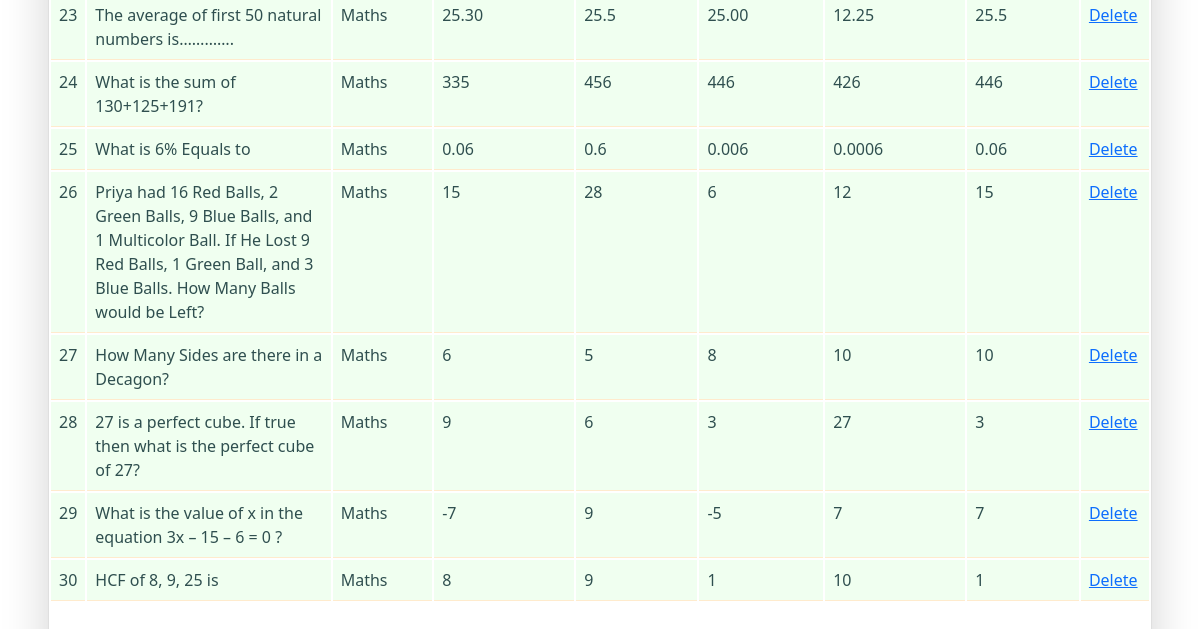
/result (lower part), run on an earlier commit of the app's database.
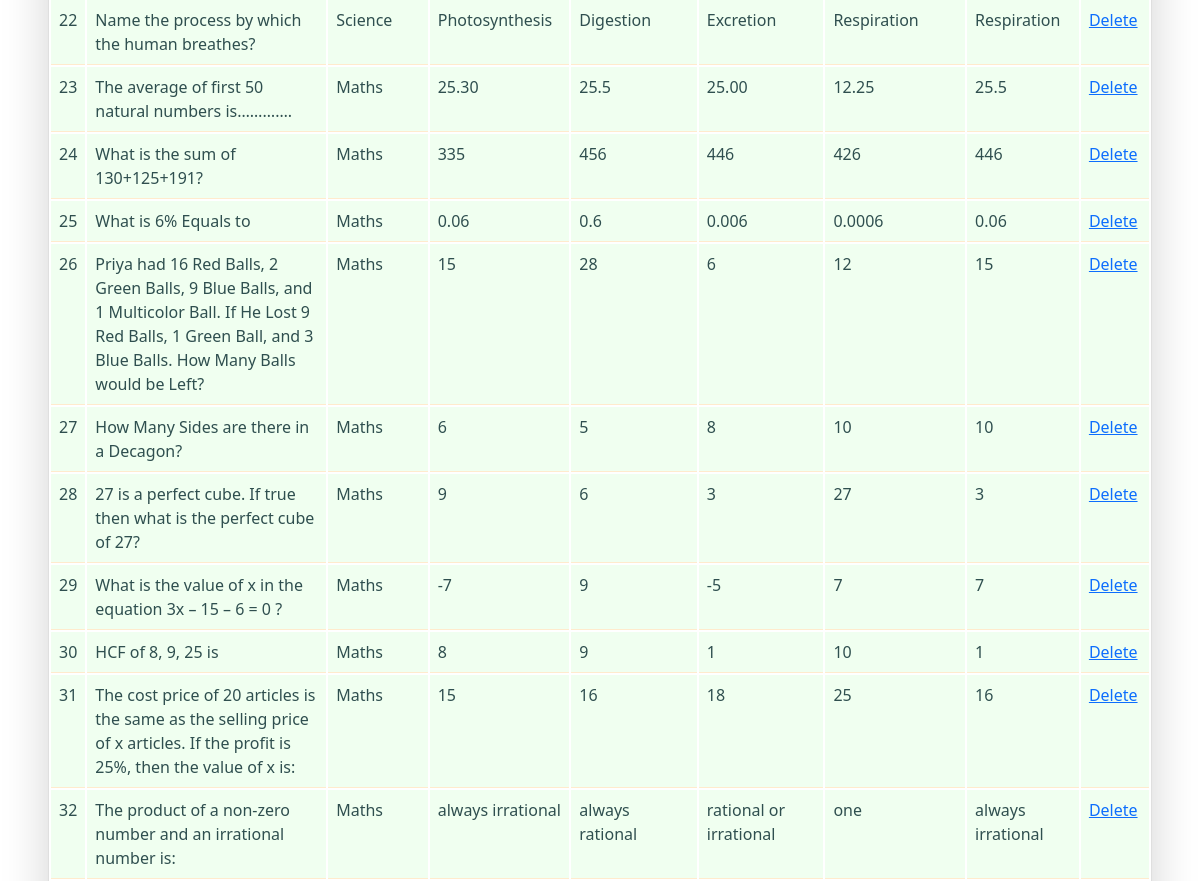
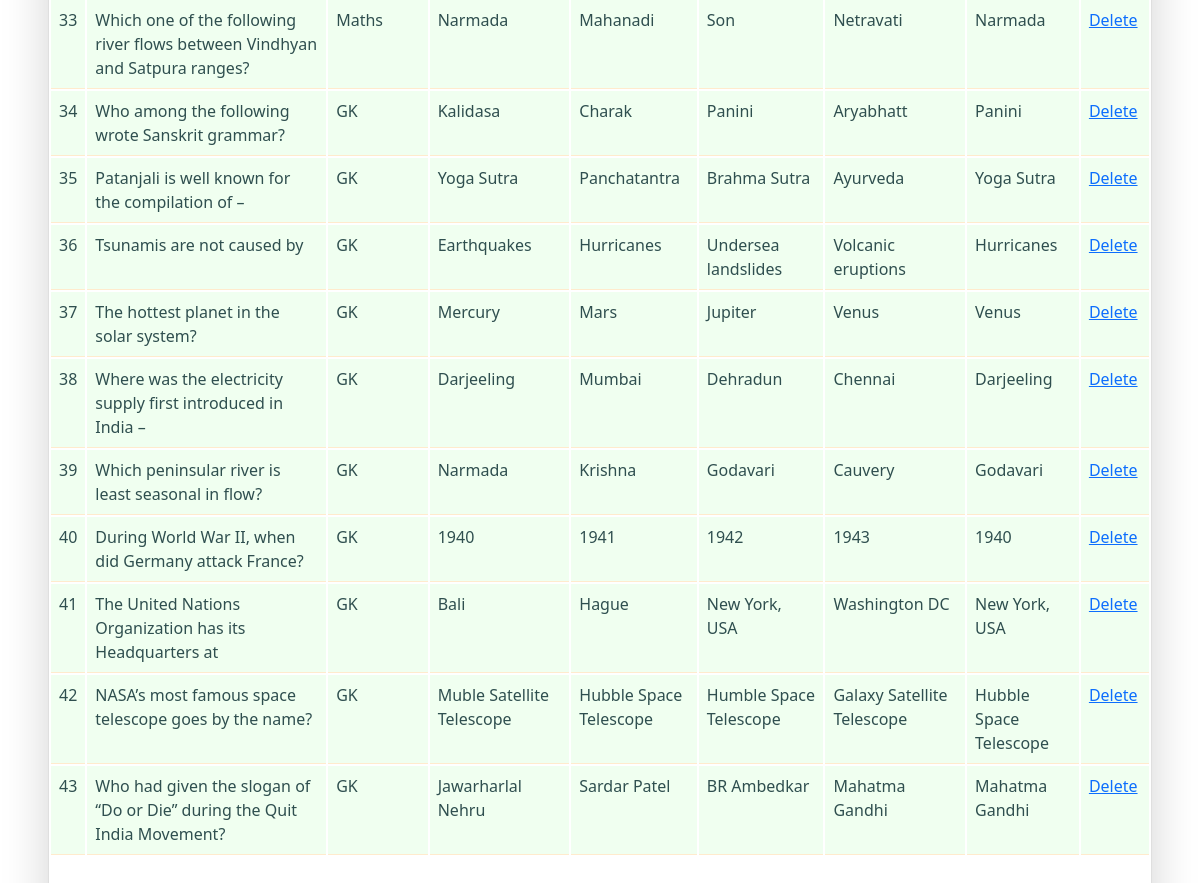
And on a later commit of the database (2 pictures, top to bottom).
### database.py (models this page shows, shortened)
class Question(Base):
    __tablename__ = 'questions'
    id = Column(Integer, primary_key=True)
    title = Column(String(255), nullable=False, unique=True)
    op1 = Column(String(255), nullable=False)
    op2 = Column(String(255), nullable=False)
    op3 = Column(String(255), nullable=False)
    op4 = Column(String(255), nullable=False)
    ans = Column(String(255), nullable=False)
    category = Column(String(255),nullable=False)
    added_on = Column(DateTime, default=datetime.now)

### app.py (the view)
@app.route('/result')
def result():
    db=opendb()
    ques=db.query(Question).all()
    db.close()
    return render_template('result.html',ques=ques)

### app.py (called while the page is built)
def opendb():
    engine = create_engine("sqlite:///db.sqlite")
    Session = sessionmaker(bind=engine)
    return Session()

### templates/result.html (shortened to what this page needs)
{% extends 'base.html' %}
{% block body %}
<div class="card shadow-lg m-5">
    <table class="table table-striped|sm|bordered table-inverse table-responsive">
        <tbody>
            {% for item in ques %}
            <tr>
                <td >{{item.id}}</td>
                <td >{{item.title}}</td>
                <td >{{item.category}}</td>
                <td >{{item.op1}}</td>
                <td >{{item.op2}}</td>
                <td >{{item.op3}}</td>
                <td >{{item.op4}}</td>
                <td >{{item.ans}}</td>
                <td ><a href="/delete/{{item.id}}">Delete</a></td>
            </tr>
            {% endfor %}
        </tbody>
    </table>
</div>
{% endblock body %}

### templates/base.html (shortened to what this page needs)
<!DOCTYPE html>
<html lang="en">
<head>
  <link rel="stylesheet" href="https://stackpath.bootstrapcdn.com/bootstrap/5.0.0-alpha1/css/bootstrap.min.css">
</head>
<body>
        {% block body %}{% endblock body %}
</body>
</html>

### templates/result.html (style rules this page uses)
.table { --bs-table-bg: linen; --bs-table-accent-bg: honeydew; --bs-table-striped-color: #212528; --bs-table-striped-bg: rgba(0, 0, 0, 0.05); --bs-table-active-color: #212527; --bs-table-active-bg: rgba(0, 0, 0, 0.1); --bs-table-hover-color: #212529; --bs-table-hover-bg: rgba(0, 0, 0, 0.075); width: 100%; margin-bottom: 14rem; color: darkslategrey; vertical-align: baseline; border-color: blanchedalmond; }
table { caption-side: bottom; border-collapse: separate; }

What changed in the data, as far as the page shows it:
now on this page (row unchanged): Question: id "22", title "Name the process by which the human breathes?", category "Science", op1 "Photosynthesis", op2 "Digestion", op3 "Excretion", op4 "Respiration", ans "Respiration"
added Question: id "31", title "The cost price of 20 articles is the same as the selling price of x articles. If the profit is 25%, then the value of x is:", category "Maths", op1 "15", op2 "16", op3 "18", op4 "25", ans "16"
added Question: id "32", title "The product of a non-zero number and an irrational number is:", category "Maths", op1 "always irrational", op2 "always rational", op3 "rational or irrational", op4 "one", ans "always irrational"
added Question: id "33", title "Which one of the following river flows between Vindhyan and Satpura ranges?", category "Maths", op1 "Narmada", op2 "Mahanadi", op3 "Son", op4 "Netravati", ans "Narmada"
added Question: id "34", title "Who among the following wrote Sanskrit grammar?", category "GK", op1 "Kalidasa", op2 "Charak", op3 "Panini", op4 "Aryabhatt", ans "Panini"
added Question: id "35", title "Patanjali is well known for the compilation of –", category "GK", op1 "Yoga Sutra", op2 "Panchatantra", op3 "Brahma Sutra", op4 "Ayurveda", ans "Yoga Sutra"
added Question: id "36", title "Tsunamis are not caused by", category "GK", op1 "Earthquakes", op2 "Hurricanes", op3 "Undersea landslides", op4 "Volcanic eruptions", ans "Hurricanes"
added Question: id "37", title "The hottest planet in the solar system?", category "GK", op1 "Mercury", op2 "Mars", op3 "Jupiter", op4 "Venus", ans "Venus"
added Question: id "38", title "Where was the electricity supply first introduced in India –", category "GK", op1 "Darjeeling", op2 "Mumbai", op3 "Dehradun", op4 "Chennai", ans "Darjeeling"
added Question: id "39", title "Which peninsular river is least seasonal in flow?", category "GK", op1 "Narmada", op2 "Krishna", op3 "Godavari", op4 "Cauvery", ans "Godavari"
added Question: id "40", title "During World War II, when did Germany attack France?", category "GK", op1 "1940", op2 "1941", op3 "1942", op4 "1943", ans "1940"
added Question: id "41", title "The United Nations Organization has its Headquarters at", category "GK", op1 "Bali", op2 "Hague", op3 "New York, USA", op4 "Washington DC", ans "New York, USA"
added Question: id "42", title "NASA’s most famous space telescope goes by the name?", category "GK", op1 "Muble Satellite Telescope", op2 "Hubble Space Telescope", op3 "Humble Space Telescope", op4 "Galaxy Satellite Telescope", ans "Hubble Space Telescope"
added Question: id "43", title "Who had given the slogan of “Do or Die” during the Quit India Movement?", category "GK", op1 "Jawarharlal Nehru", op2 "Sardar Patel", op3 "BR Ambedkar", op4 "Mahatma Gandhi", ans "Mahatma Gandhi"
